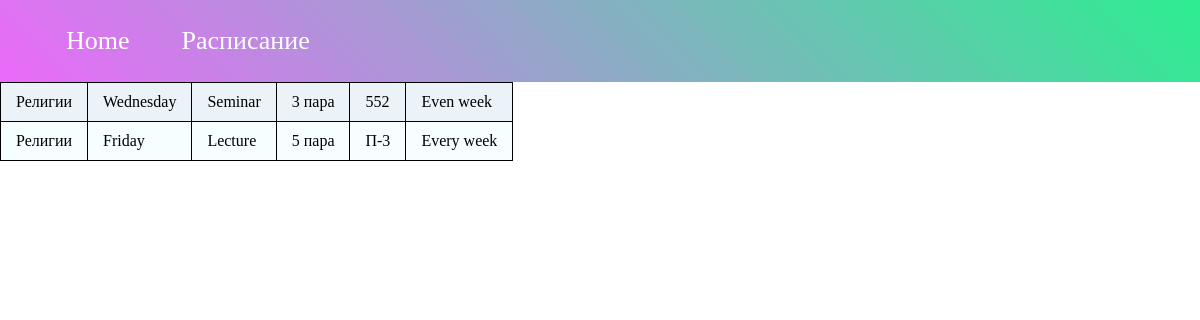
The app's page /subject/religii/ with its own data.
### FWP/models.py (models this page shows, shortened)
class Lesson(models.Model):
    subject = models.ForeignKey('Subject', on_delete = models.PROTECT, null=False)
    day = models.ForeignKey('Day', on_delete=models.PROTECT, null=False)
    number_lesson = models.ForeignKey('NumberLesson', on_delete=models.PROTECT, null=False)
    type_lesson = models.ForeignKey('TypeLesson', on_delete=models.PROTECT, null=False)
    is_even = models.ForeignKey('Parity', on_delete=models.PROTECT, null=False)
    classroom = models.CharField(max_length=20, blank=True)

class Subject(models.Model):
    name = models.CharField(max_length=100)
    slug = models.SlugField(max_length=100, unique=True, db_index=True)
    content = models.TextField(blank=True)
    def __str__(self):
        return self.name

class Day(models.Model):
    name = models.CharField(max_length=20)
    slug = models.SlugField(max_length=20, unique=True, db_index=True)
    def __str__(self):
        return self.name

class TypeLesson(models.Model):
    name = models.CharField(max_length=10)
    def __str__(self):
        return self.name

class NumberLesson(models.Model):
    name = models.PositiveIntegerField()
    start = models.TimeField()
    end = models.TimeField()
    def __str__(self):
        return str(self.name)

class Parity(models.Model):
    name = models.CharField(max_length=20)
    def __str__(self):
        return self.name

### FWP/views.py (the view)
# urls.py: path('subject/<slug:subject_slug>/', SubjectView.as_view(), name='subject'),
class SubjectView(ListView):
    model = Lesson
    template_name: str = 'FWP/lesson.html'
    context_object_name = 'lessons'
    slug_url_kwarg = 'subject_slug'
    def get_context_data(self, object_list=None, **kwargs):
        context = super().get_context_data(**kwargs)
        context['title'] = 'Subject'
        return context
    def get_queryset(self):
        return Lesson.objects.filter(subject__slug=self.kwargs['subject_slug'])

### FWP/templates/FWP/lesson.html
{% extends 'FWP/base.html' %}
{% block content %}
<table class="table_blur">
    <tbody>
{% for l in lessons %}
			<tr>
                <td>{{l.subject}}</td>
                <td>{{l.day}}</td>
                <td>{{l.type_lesson}}</td>
                <td>{{l.number_lesson}} пара</td>
                <td>{{l.classroom}}</td>
                <td>{{l.is_even}}</td>
            </tr>
{% endfor %}
</tbody>
</table>
{% endblock content %}

### FWP/static/FWP/css/print.css (style rules this page uses)
* { -webkit-print-color-adjust: exact; }
html, body, .container { position: relative; margin: 0px; width: 100%; }
th,td { text-decoration: none; border: solid 0.5px #000 !important; }
table { table-layout: auto; width: auto; }

### FWP/static/FWP/css/subject.css (style rules this page uses)
.table_blur { background: #f5ffff; border-collapse: collapse; text-align: left; }
.table_blur tr:nth-child(odd) { background: #ebf3f9; }
.table_blur td { border: 1px solid #e3eef7; padding: 10px 15px; position: relative; transition: all 0.5s ease; }

### records on screen
Lesson: subject "Религии", day "Wednesday", type_lesson "Seminar", number_lesson "3", classroom "552", is_even "Even week"
Lesson: subject "Религии", day "Friday", type_lesson "Lecture", number_lesson "5", classroom "П-3", is_even "Every week"
